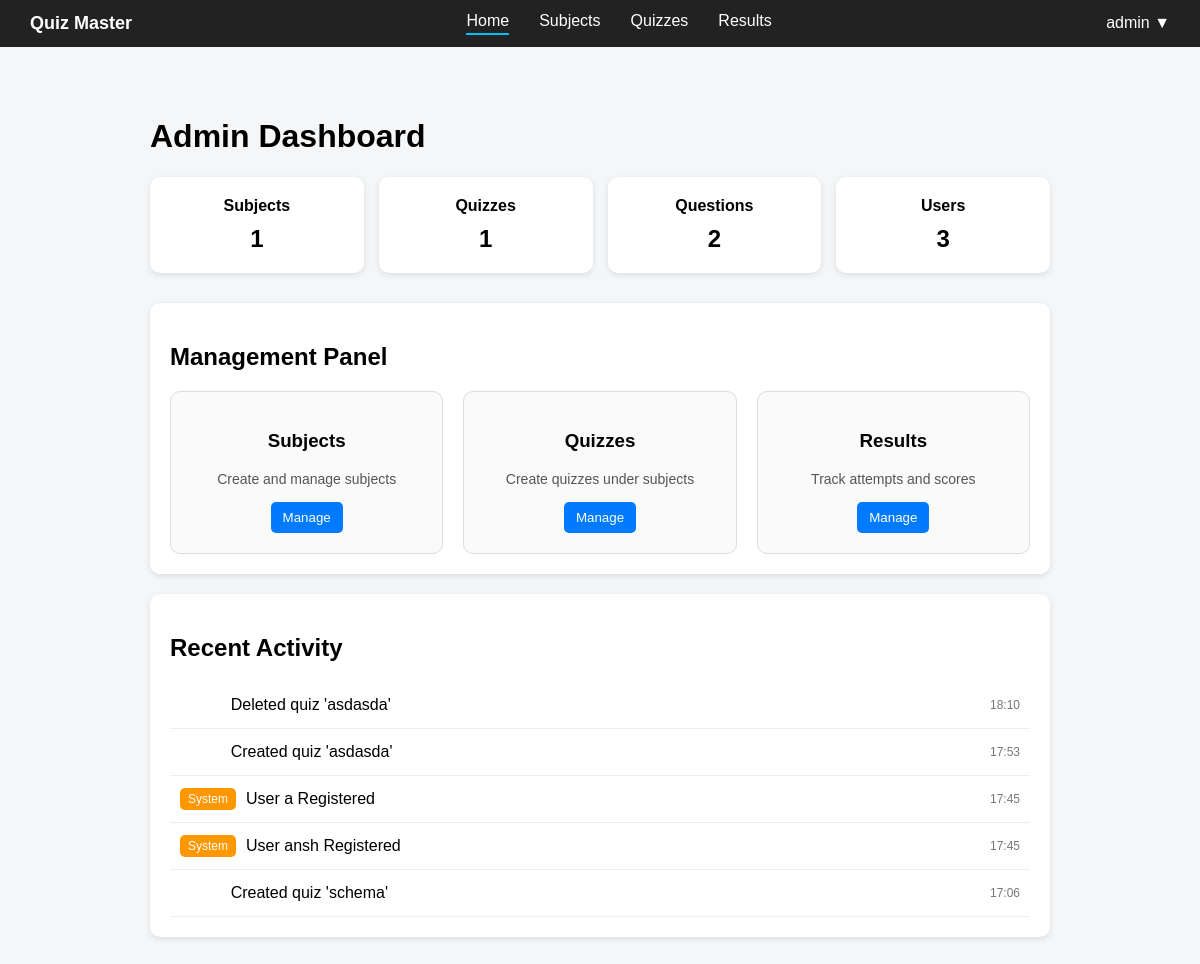
The page /admin (signed in) on the database its author committed.
### controller/models.py (models this page shows)
class Activity(db.Model):
    __tablename__ = "activities"
    id = db.Column(db.Integer, primary_key=True)
    type = db.Column(db.String(50), nullable=False)
    message = db.Column(db.String(300), nullable=False)
    timestamp = db.Column(db.DateTime, default=datetime.utcnow)
    user_id = db.Column(db.Integer, db.ForeignKey("users.id"), nullable=True)

### app.py (the view)
@app.route('/admin')
def admin_dashboard():
    if "user_id" not in session:
        flash("Please login first")
        return redirect(url_for("landing"))
    if session.get('role') != "admin":
        flash("You are not authorized to access this page")
        return redirect(url_for("landing"))
    users_count = User.query.count()
    subjects_count = Subject.query.count()
    quizzes_count = Quiz.query.count()
    questions_count = Question.query.count()
    activities = (Activity.query.order_by(Activity.timestamp.desc()).limit(5).all())
    return render_template("admin_dashboard.html",users_count=users_count,subjects_count=subjects_count,quizzes_count=quizzes_count,questions_count=questions_count,activities=activities)

### templates/admin_dashboard.html (shortened to what this page needs)
{% extends "base.html" %}
{% block content %}
<h1>Admin Dashboard</h1>
<div class="stats">
    <div class="card">
        Subjects
        <span>{{ subjects_count }}</span>
    </div>
    <div class="card">
        Quizzes
        <span>{{ quizzes_count }}</span>
    </div>
    <div class="card">
        Questions
        <span>{{ questions_count }}</span>
    </div>
    <div class="card">Users<span>{{ users_count }}</span></div>
</div>
<div class="section">
    <h2>Management Panel</h2>
    <div class="manage-grid">
        <div class="manage-card">
            <h3>Subjects</h3>
            <p>Create and manage subjects</p>
            <div class="actions">
                <button onclick="location.href='{{ url_for('admin_subjects') }}'">Manage</button>
            </div>
        </div>
        <div class="manage-card">
            <h3>Quizzes</h3>
            <p>Create quizzes under subjects</p>
            <div class="actions">
                <button onclick="location.href='{{ url_for('admin_quizzes') }}'">Manage</button>
            </div>
        </div>
        <div class="manage-card">
            <h3>Results</h3>
            <p>Track attempts and scores</p>
            <div class="actions">
                <button onclick="location.href='#'">Manage</button>
            </div>
        </div>
    </div>
</div>
<div class="section">
    <h2>Recent Activity</h2>
    {% if activities %}
    {% for a in activities %}
    <div class="activity-item">
        <span class="tag {{ a.type }}">
            {{ a.type|capitalize }}
        </span>
        <span class="text">
            {{ a.message }}
        </span>
        <span class="time">
            {{ a.timestamp.strftime('%H:%M') }}
        </span>
    </div>
    {% endfor %}
    {% else %}
    <p>No recent activity</p>
    {% endif %}
</div>
{% endblock %}

### templates/base.html (shortened to what this page needs)
<!DOCTYPE html>
<html lang="en">
<head>
    <link rel="stylesheet" href="{{ url_for('static', filename='css/base.css') }}">
</head>
<body>
    <nav class="navbar">
        <div class="nav-left">
            <span class="logo">Quiz Master</span>
        </div>
        <div class="nav-center">
            {% if session.get('role') == 'admin' %}
            <a href="{{ url_for('admin_dashboard') }}" class="{% if request.endpoint == 'admin_dashboard' %}active{% endif %}">
                Home
            </a>
            <a href="{{ url_for('admin_subjects') }}" class="{% if request.endpoint == 'admin_subjects' %}active{% endif %}">
                Subjects
            </a>
            <a href="{{ url_for('admin_quizzes') }}" class="{% if request.endpoint == 'admin_quizzes' %}active{% endif %}">
                Quizzes
            </a>
            <a href="#" class="{% if request.endpoint == 'admin_results' %}active{% endif %}">
                Results
            </a>
            {% endif %}
        </div>
        <div class="nav-right">
            <div class="profile">
                {{ session.get('username', 'User') }} ▼
            </div>
        </div>
    </nav>
    <div class="container">
        {% block content %}
        {% endblock %}
    </div>
</body>
</html>

### static/css/base.css (style rules this page uses)
body { font-family: Arial, sans-serif; background: #f4f6f8; margin: 0; }
.navbar { display: flex; justify-content: space-between; align-items: center; background: #222; color: white; padding: 12px 30px; }
.logo { font-weight: bold; font-size: 18px; color: white; }
.nav-center { display: flex; gap: 30px; }
.nav-center a { color: white; text-decoration: none; padding-bottom: 3px; }
.nav-center .active { border-bottom: 2px solid #00bfff; }
.profile { position: relative; cursor: pointer; color: white; padding-bottom: 2px; }
.container { max-width: 1000px; margin: 30px auto; padding: 20px; border-radius: 12px; }
.stats { display: grid; grid-template-columns: repeat(4, 1fr); gap: 15px; margin-bottom: 30px; }
.card { background: white; padding: 20px; text-align: center; border-radius: 10px; box-shadow: 0 2px 6px rgba(0, 0, 0, 0.1); font-weight: bold; }
.card span { display: block; font-size: 24px; margin-top: 10px; }
.section { background: white; padding: 20px; margin-bottom: 20px; border-radius: 10px; box-shadow: 0 2px 6px rgba(0, 0, 0, 0.1); }
.manage-grid { display: grid; grid-template-columns: repeat(3, 1fr); gap: 20px; }
.manage-card { background: #fafafa; padding: 20px; border-radius: 10px; text-align: center; border: 1px solid #ddd; }
.manage-card p { font-size: 14px; color: #555; margin-bottom: 15px; }
.actions button { padding: 8px 12px; border: none; border-radius: 5px; background: #007bff; color: white; cursor: pointer; }
.activity-item { display: flex; align-items: center; justify-content: space-between; padding: 12px 10px; border-bottom: 1px solid #eee; }
.tag { padding: 4px 8px; border-radius: 5px; font-size: 12px; color: white; }
.system { background: #ff9800; }
.text { flex: 1; margin-left: 10px; }
.time { font-size: 12px; color: #777; }
.container { max-width: 900px; margin: 30px auto; }

### rows shown on the page
Activity: message "Deleted quiz 'asdasda'", timestamp "18:10"
Activity: message "Created quiz 'asdasda'", timestamp "17:53"
Activity: type "System", message "User a Registered", timestamp "17:45"
Activity: type "System", message "User ansh Registered", timestamp "17:45"
Activity: message "Created quiz 'schema'", timestamp "17:06"

### other values the page prints
{{ session.get('username', 'User') }} "admin"
{{ subjects_count }} "1"
{{ quizzes_count }} "1"
{{ questions_count }} "2"
{{ users_count }} "3"
